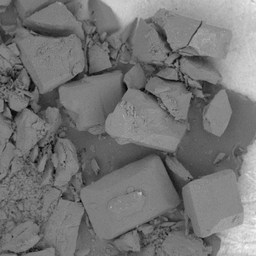
#> input picture azucar003.tif, 256 x 256 px, shrunk from 763 x 763 before the run
$ python ORBvsSIFT_JoseGomez.py
#> lines starting #> are read from the running program, lines starting #| are printed output that depends on the picture
"""
ORB vs SIFT
Script que permite visualizar y obtener los puntos característicos a través de los algoritmos ORB y SIFT con 5 imágenes rotadas
Autor: José Gómez Mateus
Fecha: 12/02/2025
Contacto: https://github.com/jagomezmat
          email: jagomezmat@unal.edu.co
Licencia: "Uso restringido para estudio académico"
"""

#Importaciones
#-------------------------------------------------------------------------------------------------------------------------
from cmath import cos, pi
import math
import cv2
import numpy as np
from matplotlib import pyplot as plt
import open3d as o3d
import csv

img0=cv2.imread('azucar003.tif',0) #imagen central o de referencia
#> img0 is the input picture: shape (256, 256); min 0, max 244, mean 117.4
img1=cv2.imread('azucar000.tif',0) #imagen ángulo +10
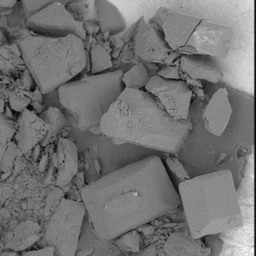
#> input picture azucar000.tif, 256 x 256 px, shrunk from 763 x 763 before the run
#> img1 is the input picture: shape (256, 256); min 0, max 252, mean 115
img2=cv2.imread('azucar006.tif',0) #imagen ángulo -10
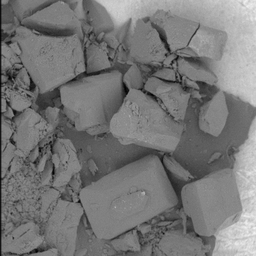
#> input picture azucar006.tif, 256 x 256 px, shrunk from 763 x 763 before the run
#> img2 is the input picture: shape (256, 256); min 1, max 243, mean 119.3
img3=cv2.imread('azucar001.tif',0) #imagen ángulo +5
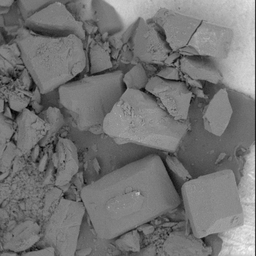
#> input picture azucar001.tif, 256 x 256 px, shrunk from 763 x 763 before the run
#> img3 is the input picture: shape (256, 256); min 0, max 249, mean 116.1
img4=cv2.imread('azucar005.tif',0) #imagen ángulo -5
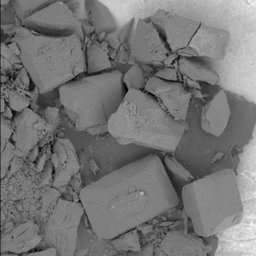
#> input picture azucar005.tif, 256 x 256 px, shrunk from 763 x 763 before the run
#> img4 is the input picture: shape (256, 256); min 0, max 248, mean 118.4
#-------------------------------------------------------------------------------------------------------------------------


#Definición de constantes y variables globales:
#-------------------------------------------------------------------------------------------------------------------------
# Umbrales de desplazamientos verticales y horizontales para los keypoints entre imágenes
vertical_threshold = 10 # Establece tu umbral de desplazamiento vertical aquí
horizontal_thresholdmax = 35  # Establece tu umbral de desplazamiento horizontal aquí
horizontal_thresholdmin=0  # Establece tu umbral de desplazamiento horizontal mínimo aquí
topz=100000 #establecer umbral de altura en z

#ángulos de rotación
angulo1 = 20 #ángulo de rotación completa entre  tres imágenes
theta1 = math.radians(angulo1) #pasar a radianes
phi1 = (math.pi/2 - theta1/2) #obtener ángulo para cálculo de profundidad

angulo2 = 10 #ángulo de rotación completa entre  tres imágenes
theta2 = math.radians(angulo2) #pasar a radianes
phi2 = (math.pi/2 - theta2/2) #obtener ángulo para cálculo de profundidad
#-------------------------------------------------------------------------------------------------------------------------


#Definición de funciones
#-------------------------------------------------------------------------------------------------------------------------
#Función con los métodos de detección de matches entre imágenes y sus parámetros
def create_detector(name):
    if name == "ORB":
        return cv2.ORB_create(nfeatures=50000, scaleFactor=1.1, nlevels=19)
    elif name == "SIFT":
        return cv2.SIFT_create(nfeatures=50000, nOctaveLayers=10, contrastThreshold=0.03, edgeThreshold=20, sigma=1.1)
    elif name == "KAZE":
        return cv2.KAZE_create()
    elif name == "AKAZE":
        return cv2.AKAZE_create()
    else:
        raise ValueError(f"Unknown detector: {name}")

#Función para ejecutar el proceso de detección de matches
def process_images(img1, img2, detector, vertical_threshold, horizontal_thresholdmax, horizontal_thresholdmin, return_keypoints=False):
    kp1, des1 = detector.detectAndCompute(img1, None)
    kp2, des2 = detector.detectAndCompute(img2, None)

    if detector.__class__ in [cv2.ORB, cv2.AKAZE]:
        bf = cv2.BFMatcher(cv2.NORM_HAMMING, crossCheck=True)
    else:
        bf = cv2.BFMatcher(cv2.NORM_L2, crossCheck=True)

    matches = bf.match(des1, des2)
    filtered_matches = filter_matches_by_displacement(matches, kp1, kp2, vertical_threshold, horizontal_thresholdmax, horizontal_thresholdmin)#llamado a la función para filtrar

    if return_keypoints:
        return kp1, kp2, filtered_matches #permite obtener los kp si return_keypoints=True
    else:
        return filtered_matches

#Función para filtrar emparejamientos usando umbrales horizontales y verticales
def filter_matches_by_displacement(matches, kp1, kp2, vertical_threshold, horizontal_thresholdmax, horizontal_thresholdmin):
    """
    Filtra los emparejamientos basándose en umbrales de desplazamiento vertical y horizontal.

    :param matches: lista de emparejamientos obtenidos por BFMatcher.
    :param kp1: puntos clave de la primera imagen.
    :param kp2: puntos clave de la segunda imagen.
    :param vertical_threshold: umbral de desplazamiento vertical.
    :param horizontal_thresholdmax: umbral de desplazamiento horizontal.
    :return: lista filtrada de emparejamientos.
    """
    filtered_matches = []
    for match in matches:
        # Obtiene las posiciones x y y de los puntos clave emparejados
        y1, x1 = kp1[match.queryIdx].pt
        y2, x2 = kp2[match.trainIdx].pt

        # Comprueba si las diferencias verticales y horizontales son menores que los umbrales
        if abs(y1 - y2) < vertical_threshold and horizontal_thresholdmin<= abs(x1 - x2) < horizontal_thresholdmax:
            filtered_matches.append(match)

    return filtered_matches

#función para mostrar las imagenes con los matches
# [21 lines left out: function show_matches, not called in this run]

#Función para guardar datos en csv
def save_to_csv(coords_dict, filename):
    with open(filename, 'w', newline='') as csvfile:
        csvwriter = csv.writer(csvfile)
        # Escribir encabezado
        csvwriter.writerow(['Combination', 'Image', 'X', 'Y'])

        # Recorrer el diccionario y escribir cada coordenada
        for combination, data in coords_dict.items():
            for img_name, coords in data.items():
                for x, y in coords:
                    csvwriter.writerow([str(combination), img_name, x, y])

#-------------------------------------------------------------------------------------------------------------------------

# Define the images and their combinations
images = [img0, img1, img2, img3, img4] #img0 siempre será la imagen de referencia
#combinations = [(0, 1), (1, 0), (1, 2), (2, 1), (0, 2), (2, 0)] #todas las combinaciones posibles
combinations = [(0, 1), (0, 2), (1, 2),(0, 3), (0, 4), (3,4)] #solamente combinaciones de img0 a 1, 0 a 3 y de 1 a 2, el parámetro crossCheck=True hace que los emparejamientos sean reciprocos, por lo que no es necesario hacer de 1 a 2 y de 2 a 1

# Define the detectors
detectors = ["ORB","SIFT"]


# Process all combinations
for det_name in detectors:
    detector = create_detector(det_name)
    for idx1, idx2 in combinations:
        filtered_matches = process_images(images[idx1], images[idx2], detector, vertical_threshold, horizontal_thresholdmax,horizontal_thresholdmin)
        print(f"Number of filtered {det_name} matches between Image {idx1} and Image {idx2}: {len(filtered_matches)}")
#> this loop made 2 passes


#visualizar UNICAMENTE los keypoints de los emparejamientos filtrados
#crear diccionarios para guardar las coordenadas de los keypoints emparejados en las imagenes
orb_coords = {}
sift_coords = {}
sum_methods_coords = {}


for det_name in detectors:
    detector = create_detector(det_name)
    for idx1, idx2 in combinations:
        kp1, kp2, filtered_matches = process_images(images[idx1], images[idx2], detector, vertical_threshold, horizontal_thresholdmax, horizontal_thresholdmin, return_keypoints=True)

        # Filtrar los keypoints basados en los emparejamientos filtrados
        matched_kp1 = [kp1[match.queryIdx] for match in filtered_matches]
        matched_kp2 = [kp2[match.trainIdx] for match in filtered_matches]

        # Crear nuevos objetos DMatch con índices actualizados
        new_matches = [cv2.DMatch(i, i, match.distance) for i, match in enumerate(filtered_matches)]

        #Guardar coordenadas
        if det_name == "ORB":
            orb_coords[(idx1, idx2)] = {
                'image1': [kp.pt for kp in matched_kp1],
                'image2': [kp.pt for kp in matched_kp2]
            }
        elif det_name == "SIFT":
            sift_coords[(idx1, idx2)] = {
                'image1': [kp.pt for kp in matched_kp1],
                'image2': [kp.pt for kp in matched_kp2]
            }
#> after the loop, orb_coords = 6 items; sift_coords = 6 items

        #para mostrar las imagenes con los emparejamientos filtrados
        # title = f"Filtered {det_name} matches between Image {idx1+1} and Image {idx2+1}"
        # show_matches(images[idx1], images[idx2], matched_kp1, matched_kp2, new_matches, title)


# Combinar y filtrar coordenadas para cada combinación de imágenes
for (idx1, idx2) in combinations:
    # Combinar coordenadas de 'image1'
    combined_image1_coords = orb_coords[(idx1, idx2)]['image1'] + sift_coords[(idx1, idx2)]['image1']
    unique_image1_coords = list(set([tuple(coord) for coord in combined_image1_coords]))

    # Combinar coordenadas de 'image2'
    combined_image2_coords = orb_coords[(idx1, idx2)]['image2'] + sift_coords[(idx1, idx2)]['image2']
    unique_image2_coords = list(set([tuple(coord) for coord in combined_image2_coords]))

    # Guardar en el diccionario sum_methods_coords
    sum_methods_coords[(idx1, idx2)] = {
        'image1': unique_image1_coords,
        'image2': unique_image2_coords
    }
#> this loop made 6 passes
#> (idx1, idx2) on passes 1 to 6: (0, 1), (0, 2), (1, 2), (0, 3), (0, 4), (3, 4)
#> after the loop, sum_methods_coords = 6 items


# Guardar coordenadas de los emparejamientos de cada imagen y mostrar su cantidad con ORB y SIFT
#si se desean obtener las coordenadas emparejadas de la image_ref con la imagen 1 usando ORB, se haría así:
#coords_img2_with_img1_orb = orb_coords[(0, 1)]['image1']
#De manera similar, se desean obtener las coordenadas emparejadas de la image_ref con la imagen 2 usando SIFT:
#coords_img2_with_img3_sift = sift_coords[(0, 2)]['image1']

combinations_names = {
    (0, 1): ("imagen ref", "imagen 1"),
    (0, 2): ("imagen ref", "imagen 2"),
    (1, 2): ("imagen 1", "imagen 2"),
    (0, 3): ("imagen ref", "imagen 3"),
    (0, 4): ("imagen ref", "imagen 4"),
    (3, 4): ("imagen 3", "imagen 4")

}

def print_matched_coordinates(detector_name, coords_dict):
#> called with detector_name = 'ORB'
    for (idx1, idx2), names in combinations_names.items():
        num_coords_img1 = len(coords_dict[(idx1, idx2)]['image1'])
        num_coords_img2 = len(coords_dict[(idx1, idx2)]['image2'])
        print(f"Número de coordenadas emparejadas en {names[0]} con {names[1]} usando {detector_name}: {num_coords_img1}")
        print(f"Número de coordenadas emparejadas en {names[1]} con {names[0]} usando {detector_name}: {num_coords_img2}")
#> this loop made 6 passes
#> (num_coords_img1, num_coords_img2) on passes 1 to 6: (328, 328), (342, 342), (142, 142), (531, 531), (508, 508), (321, 321)
#> (printed output is left out)

print_matched_coordinates("ORB", orb_coords)
print_matched_coordinates("SIFT", sift_coords)
#> the loop in print_matched_coordinates (call 2), `for (idx1, idx2), names in combinations_names.items():` made 6 passes
#> (num_coords_img1, num_coords_img2) on passes 1 to 6: (1566, 1566), (1562, 1562), (749, 749), (2087, 2087), (2056, 2056), (1563, 1563)
#> (printed output is left out)
print_matched_coordinates("ORB+SIFT", sum_methods_coords)

# Guardar coordenadas en un archivo CSV
save_to_csv(orb_coords, 'coordinatesORB.csv')
#> the loop in save_to_csv, `for combination, data in coords_dict.items():` made 6 passes
save_to_csv(sift_coords, 'coordinatesSIFT.csv')
#> the loop in save_to_csv (call 2), `for combination, data in coords_dict.items():` made 6 passes
save_to_csv(sum_methods_coords, 'coordinatesORB+SIFT.csv')

# Extraer coordenadas de los keypoints emparejados usando metod_coords:sift_coords, orb_coords
#0 es la imagen de referencia, img1 es la imagen de angulo positivo, img2 es la pareja de angulo negativo
# Función para obtener coordenadas emparejadas, 0 siempre debe ser la imagen de referencia
def extract_keypoint_coordinates(metod_coords, img1, img2):
#> called with img1 = 1, img2 = 2
    list_kpimg1_ref = np.array(metod_coords[(0, img1)]['image2'])
#> list_kpimg1_ref = 1566 pairs, first value 2.88 to 246.9, second value 3.35 to 252.9
    list_kpref_img1 = np.array(metod_coords[(0, img1)]['image1'])
#> list_kpref_img1 = 1566 pairs, first value 2.32 to 247.6, second value 3.1 to 252.9
    list_kpimg1_img2 = np.array(metod_coords[(img1, img2)]['image1'])
#> list_kpimg1_img2 = 749 pairs, first value 5.45 to 244, second value 5.82 to 252.4
    list_kpimg2_img1 = np.array(metod_coords[(img1, img2)]['image2'])
#> list_kpimg2_img1 = 749 pairs, first value 6.03 to 237.9, second value 2.42 to 252.4
    return list_kpimg1_ref, list_kpref_img1, list_kpimg1_img2, list_kpimg2_img1

# Función para calcular corrimientos
def calculate_shifts(coords1, coords2):
    return coords2 - coords1

def add_points_to_matrix(img1_img2_coords, img1_ref_coords, ref_img1_coords, shifts, phi, matrix=None):
    if matrix is None:
        matrix = []

    for i in range(len(img1_img2_coords)):
        for j in range(len(img1_ref_coords)):
            if (img1_img2_coords[i,0] == img1_ref_coords[j,0]) and (img1_img2_coords[i,1] == img1_ref_coords[j,1]) and (-10 < shifts[i,1] < 10):
                xp = ref_img1_coords[j,0]
                yp = ref_img1_coords[j,1]
                DeltaX = shifts[i,0]
                zp = (DeltaX/2) / math.cos(phi)
                if abs(zp.real) <= topz: # filtro sobre las altura z
                    matrix.append((xp, yp, zp.real))
    return matrix

#Iniciar matriz donde se van a guardar los points clouds
points = []

# Con método SIFT
# Coordenadas emparejadas entre imgref, img1 e img2
list_kp1_ref, list_kpref_1, list_kp1_2, list_kp2_1= extract_keypoint_coordinates(sift_coords, 1, 2)
#> list_kp1_ref has the same summary as list_kpimg1_ref in extract_keypoint_coordinates; list_kpref_1 has the same summary as list_kpref_img1 in extract_keypoint_coordinates; list_kp1_2 has the same summary as list_kpimg1_img2 in extract_keypoint_coordinates; list_kp2_1 has the same summary as list_kpimg2_img1 in extract_keypoint_coordinates
# Calcular corrimientos entre img1 e img2
Corrimientos1a2 = calculate_shifts(list_kp1_2, list_kp2_1)
#> Corrimientos1a2 = 749 pairs, first value -9.95 to 9.74, second value -28.12 to 31.49
# Añadir puntos a la matriz principal para las imágenes 1 y 2
points = add_points_to_matrix(list_kp1_2, list_kp1_ref, list_kpref_1, Corrimientos1a2, phi1, matrix=points)
#> after the loop in add_points_to_matrix, `for i in range(len(img1_img2_coords)):`: matrix = 636 items, first 6: (5.39, 94.56, 6.38), (7.99, 94.81, -0.516), (8.07, 97.06, 5.05), (8.96, 136.5, -4.65), (10.27, 236.3, -2.19), (10.68, 131.1, -7.41)
#> points has the same summary as matrix in add_points_to_matrix

# Coordenadas emparejadas entre imgref, img3 e img4
list_kp3_ref, list_kpref_3, list_kp3_4, list_kp4_3= extract_keypoint_coordinates(orb_coords, 3, 4)
#> list_kp3_ref = 531 pairs, first value 32 to 224, second value 33 to 222; list_kpref_3 = 531 pairs, first value 31 to 224, second value 33 to 222; list_kp3_4 = 321 pairs, first value 32 to 221.1, second value 32 to 218.9; list_kp4_3 = 321 pairs, first value 34 to 218, second value 32 to 217.8
# Calcular corrimientos entre img3 e img4
Corrimientos3a4 = calculate_shifts(list_kp3_4, list_kp4_3)
#> Corrimientos3a4 = 321 pairs, first value -5.3 to 7.26, second value -34.48 to 25.28
# Añadir puntos a la matriz principal para las imágenes 3 y 4
points = add_points_to_matrix(list_kp3_4, list_kp3_ref, list_kpref_3,Corrimientos3a4, phi2, matrix=points)
#> points = 859 items, first 6: (5.39, 94.56, 6.38), (7.99, 94.81, -0.516), (8.07, 97.06, 5.05), (8.96, 136.5, -4.65), (10.27, 236.3, -2.19), (10.68, 131.1, -7.41)


# Con método ORB
# Coordenadas emparejadas entre imgref, img1 e img2
list_kp1_ref, list_kpref_1, list_kp1_2, list_kp2_1= extract_keypoint_coordinates(orb_coords, 1, 2)
#> list_kp1_ref = 328 pairs, first value 34 to 224, second value 31 to 222; list_kpref_1 = 328 pairs, first value 32 to 224, second value 32 to 222; list_kp1_2 = 142 pairs, first value 34 to 221, second value 31 to 210.3; list_kp2_1 = 142 pairs, first value 37 to 215, second value 32 to 213
# Calcular corrimientos entre img1 e img2
Corrimientos1a2 = calculate_shifts(list_kp1_2, list_kp2_1)
#> Corrimientos1a2 = 142 pairs, first value -6.93 to 9.05, second value -25.9 to 29.25
# Añadir puntos a la matriz principal para las imágenes 1 y 2
points = add_points_to_matrix(list_kp1_2, list_kp1_ref, list_kpref_1, Corrimientos1a2, phi1, matrix=points)
#> points = 945 items, first 6: (5.39, 94.56, 6.38), (7.99, 94.81, -0.516), (8.07, 97.06, 5.05), (8.96, 136.5, -4.65), (10.27, 236.3, -2.19), (10.68, 131.1, -7.41)

# Coordenadas emparejadas entre imgref, img3 e img4
list_kp3_ref, list_kpref_3, list_kp3_4, list_kp4_3= extract_keypoint_coordinates(orb_coords, 3, 4)
# Calcular corrimientos entre img3 e img4
Corrimientos3a4 = calculate_shifts(list_kp3_4, list_kp4_3)
# Añadir puntos a la matriz principal para las imágenes 3 y 4
points = add_points_to_matrix(list_kp3_4, list_kp3_ref, list_kpref_3,Corrimientos3a4, phi2, matrix=points)
#> points = 1168 items, first 6: (5.39, 94.56, 6.38), (7.99, 94.81, -0.516), (8.07, 97.06, 5.05), (8.96, 136.5, -4.65), (10.27, 236.3, -2.19), (10.68, 131.1, -7.41)

# Asumiendo que has añadido todos los puntos a 'points'
original_length = len(points)
#> original_length = 1168

# Convertir 'points' a un conjunto y luego de nuevo a una lista para eliminar duplicados
points = list(set(points))
#> points = 870 items, first 6: (134.6, 63.17, -14.3), (34.19, 181.6, -18.01), (126.4, 142.1, 24.61), (148.1, 85.74, -6.1), (203.6, 92.54, -27.08), (83.26, 184.2, -10.16)
length_after_removing_duplicates = len(points)
#> length_after_removing_duplicates = 870

# Calcular el número de coordenadas repetidas
num_duplicates = original_length - length_after_removing_duplicates
#> num_duplicates = 298

print(f"El número de coordenadas repetidas es: {num_duplicates}")
#| El número de coordenadas repetidas es: 298

#imprimir los resultados
print("pointsSIFT_ORB")
print(np.shape(points))
#| (870, 3)

#grabar en ply
np.savetxt('PointsSIFT_ORB.csv', points, delimiter=';',fmt='%1.2f')
pcdP = o3d.geometry.PointCloud()
pcdP.points = o3d.utility.Vector3dVector(points)

o3d.io.write_point_cloud("./PointsSIFT_ORB.ply", pcdP, write_ascii=True)
o3d.visualization.draw_geometries([pcdP])#,[IMG])


# #Establecer los mejores parámetros para ORB
# # Definir rangos de valores para los parámetros
# nfeatures_valuesORB = [50000, 100000, 200000, 300000]
# scaleFactor_values = [1.1, 1.2, 1.3, 1.5]
# nlevels_values = [8, 10, 15,19]

# # Desplazamientos conocidos
# # vertical_threshold = 10  # 5-10 pixels as you mentioned
# # horizontal_thresholdmax = 20  # 15-20 pixels as you mentioned

# # Para almacenar los resultados
# best_num_matches = 0
# best_parameters = None

# for nf in nfeatures_valuesORB:
#     for sf in scaleFactor_values:
#         for nl in nlevels_values:
#             # Crear detector con valores actuales
#             orb = cv2.ORB_create(nfeatures=nf, scaleFactor=sf, nlevels=nl)

#             # Procesar imágenes
#             kp1, kp2, matches = process_images(img1, img2, orb, vertical_threshold, horizontal_thresholdmax,horizontal_thresholdmin, return_keypoints=True)

#             # Filtrar emparejamientos basados en desplazamientos conocidos
#             filtered_matches = filter_matches_by_displacement(matches, kp1, kp2, vertical_threshold, horizontal_thresholdmax,horizontal_thresholdmin)

#             # Evaluar resultados
#             if len(filtered_matches) > best_num_matches:
#                 best_num_matches = len(filtered_matches)
#                 best_parameters = (nf, sf, nl)

# print("Mejores parámetros ORB:", best_parameters)
# print("Número máximo de emparejamientos filtrados ORB:", best_num_matches)


#  #(nfeatures=100000, nOctaveLayers=100, contrastThreshold=0.03, edgeThreshold=10, sigma=1.6)

# #Establecer los mejores parámetros para SIFT
# nfeatures_valuesSIFT = [50000, 100000] #El número de mejores características a retener.
# contrastThreshold_values = [0.01, 0.02, 0.03, 0.04, 0.05]#El umbral utilizado para filtrar las respuestas de características basadas en el contraste.
# edgeThreshold_values = [8, 10, 12, 15, 20]#El umbral utilizado para filtrar las respuestas de características basadas en la ratio de eigenvalues (para eliminar bordes).
# sigma_values = [1.1, 1.2, 1.4]#La desviación estándar del kernel Gaussian utilizado para el preprocesamiento.
# nOctaveLayers_values = [10]

# #Para almacenar resultados de SIFT
# best_num_matchesSIFT = 0
# best_parametersSIFT = None

# # for nf in nfeatures_valuesSIFT:
# #     for ct in contrastThreshold_values:
# #         for et in edgeThreshold_values:
# #             for s in sigma_values:
# #                 for ol in nOctaveLayers_values:
# #                     # Crear detector con valores actuales
# #                     sift = cv2.SIFT_create(nfeatures=nf, contrastThreshold=ct, edgeThreshold=et, sigma=s, nOctaveLayers=ol)

# #                     # Procesar imágenes
# #                     kp1, kp2, matches = process_images(img1, img2, sift, vertical_threshold, horizontal_thresholdmax, horizontal_thresholdmin, return_keypoints=True)

# #                     # Filtrar emparejamientos basados en desplazamientos conocidos
# #                     filtered_matches = filter_matches_by_displacement(matches, kp1, kp2, vertical_threshold, horizontal_thresholdmax, horizontal_thresholdmin)

# #                     # Evaluar resultados
# #                     if len(filtered_matches) > best_num_matchesSIFT:
# #                         best_num_matchesSIFT = len(filtered_matches)
# #                         best_parametersSIFT = (nf, ct, et, s, ol)

# # print("Mejores parámetros SIFT:", best_parametersSIFT)
# # print("Número máximo de emparejamientos filtrados SIFT:", best_num_matchesSIFT)
